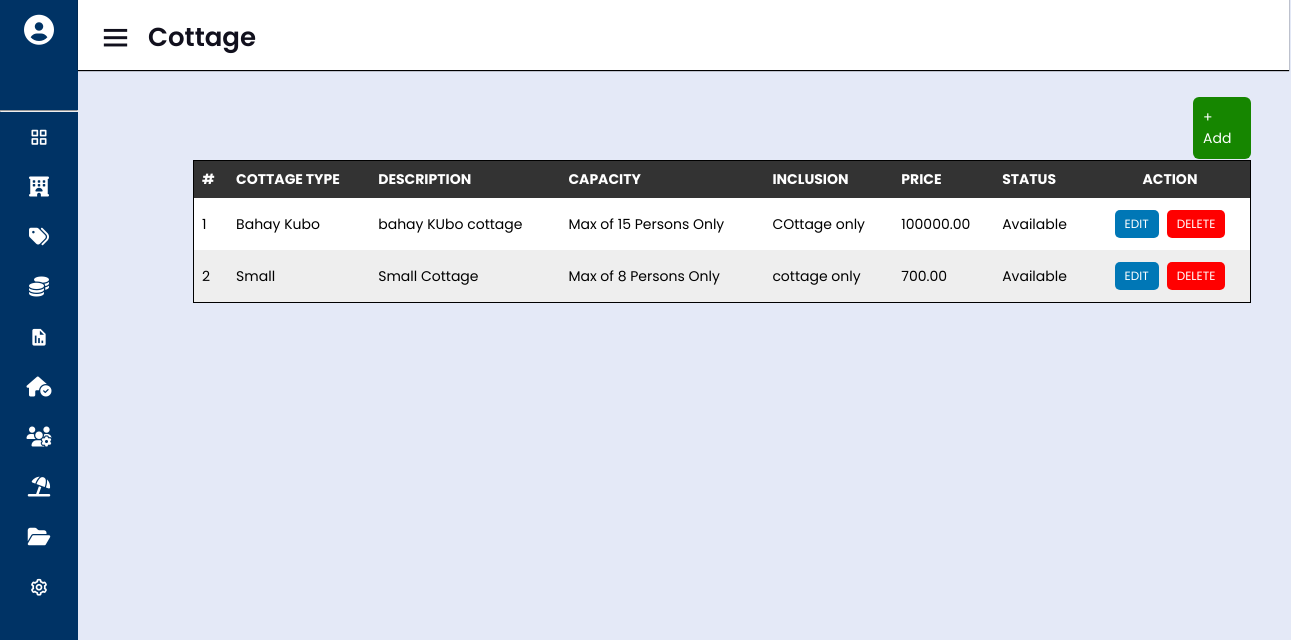
/accommodations/cottages.php (signed in), run on the app's committed database.
### tables this page shows
CREATE TABLE `cottage` (
  `id` int(11) NOT NULL,
  `cottype` varchar(50) NOT NULL,
  `description` varchar(100) NOT NULL,
  `capacity` varchar(50) NOT NULL,
  `inclusion` varchar(50) NOT NULL,
  `price` decimal(10,2) NOT NULL,
  `status` varchar(20) NOT NULL
);

### classes/cottages.class.php (called while the page is built, shortened)
<?php
require_once 'database.php';
Class Cottage{
    protected $db;
    function __construct()
    {
        $this->db = new Database();
    }
    function show(){
        $sql = "SELECT * FROM cottage ORDER BY cottype ASC;";
        $query=$this->db->connect()->prepare($sql);
        if($query->execute()){
            $data = $query->fetchAll();
        }
        return $data;
    }
}
?>

### classes/database.php (called while the page is built)
<?php
class Database{
    private $host = 'localhost';
    private $username = 'root';
    private $password = '';
    private $database = 'db_admin';
    protected $connection;
    function connect(){
        try
			{
				$this->connection = new PDO("mysql:host=$this->host;dbname=$this->database",
											$this->username, $this->password);
			}
			catch (PDOException $e)
			{
				echo "Connection error " . $e->getMessage();
			}
        return $this->connection;
    }
}
?>

### accommodations/cottages.php (the view, shortened to what this page needs)
<?php
    require_once '../inclusion/header.php';
    require_once '../inclusion/sidebar.php';
?>
<!DOCTYPE html>
<html lang="en">
<head>
    <link rel="stylesheet" href="../css/table.css">
    <link rel="stylesheet" href="https://cdn.jsdelivr.net/npm/boxicons@latest/css/boxicons.min.css">
</head>
<body>
</body>
</html>
<div class="home-section">
<div class="home-content"><nav>
            <div class="side-bar-button"><i class='bx bx-menu' ></i>
            <span class="text">Cottage</span> </div>
        </nav>
        <div class="table-container">
            <div class="table-heading">
                <a id="addform" href="addcottages.php" class="button">+ Add </a>
            </div>
            <table class="table">
                <thead>
                    <tr>
                        <th>#</th>
                        <th>Cottage Type</th>
                        <th>Description</th>
                        <th>Capacity</th>
                        <th>Inclusion</th>
                        <th>Price</th>
                        <th>Status</th>
                        <?php
                            if($_SESSION['user_type'] == 'admin'){
                        ?>
                            <th class="action">Action</th>
                        <?php
                            }
                        ?>
                    </tr>
                </thead>
                <tbody>
                    <?php
                        require_once '../classes/cottages.class.php';
                        $cottage = new Cottage();
                        $i = 1;
                        foreach ($cottage->show() as $value){
                    ?>
                        <tr>
                            <td><?php echo $i ?></td>
                            <td><?php echo $value['cottype']?></td>
                            <td><?php echo $value['description'] ?></td>
                            <td><?php echo $value['capacity'] ?></td>
                            <td><?php echo $value['inclusion'] ?></td>
                            <td><?php echo $value['price'] ?></td>
                            <td><?php echo $value['status'] ?></td>
                            <?php
                                if($_SESSION['user_type'] == 'admin'){
                            ?>
                                <td>
                                    <div class="action">
                                        <a class="action-edit" href="editcottages.php?id=<?php echo $value['id'] ?>">Edit</a>
                                        <a class="action-delete" href="deletecottages.php?id=<?php echo $value['id'] ?>">Delete</a>
                                    </div>
                                </td>
                            <?php
                                }
                            ?>
                        </tr>
                    <?php
                        $i++;
                    }
                    ?>
                </tbody>
            </table>
        </div>
    </div>
</body>
</html>

### inclusion/header.php (shortened to what this page needs)
<!DOCTYPE html>
<html lang="en" dir="ltr">
<head>
    <link rel="stylesheet" href="https://cdn.jsdelivr.net/npm/boxicons@latest/css/boxicons.min.css">
    <link rel="stylesheet" href="../css/sidebar.css">
</head>

### inclusion/sidebar.php (shortened to what this page needs)
  <div class="sidebar close">
    <div class="logo-details">
      <i class="fa-solid fa-circle-user"></i>
    </div>
    <ul class="nav-links">
    <hr>
      <li>
        <a href="../dashboard/dashboard.php" >
          <i class='bx bx-grid-alt' ></i>
        </a>
      </li>
      <li>
       <div class="iocn-link">
          <a href="#">
          <i class="fa-solid fa-hotel"></i>
          </a>
        </div>
      </li>
      <li>
        <div class="iocn-link">
          <a href="#">
          <i class="fa-solid fa-tags"></i>
          </a>
        </div>
      </li>
      <li>
        <a href="../payments/payments.php">
        <i class="fa-solid fa-coins"></i>
        </a>
      </li>
      <li>
        <a href="../sales-report/sales-report.php">
        <i class='bx bxs-report'></i>
        </a>
      </li>
      <li>
        <a href="../reservation/reservation.php">
        <i class="fa-solid fa-house-circle-check"></i>
        </a>
      </li>
      <li>
        <div class="iocn-link">
          <a href="#">
          <i class="fa-solid fa-users-gear"></i>
          </a>
        </div>
      </li>
      <li>
        <a href="../other-amenities/other-amenities.php">
        <i class="fa-solid fa-umbrella-beach"></i>
        </a>
      </li>
      <li>
        <a href="../archives/archives.php">
        <i class="fa-solid fa-folder-open"></i>
        </a>
      </li>
      <li>
        <a href="../settings/settings.php">
          <i class='bx bx-cog' ></i>
        </a>
      </li>
</ul>
  </div>

### css/sidebar.css (style rules this page uses)
* { margin: 0; padding: 0; box-sizing: border-box; font-family: 'Poppins', sans-serif; }
.sidebar { position: fixed; top: 0; left: 0; height: 100%; width: 280px; background: #003365; z-index: 100; transition: all 0.5s ease; }
.sidebar.close { width: 78px; }
.sidebar .logo-details { height: 60px; width: 100%; display: flex; align-items: center; }
.sidebar .logo-details i { font-size: 30px; color: #fff; height: 50px; min-width: 78px; text-align: center; line-height: 50px; }
.sidebar .nav-links { height: 100%; padding: 50px 0 150px 0; overflow: auto; }
.sidebar.close .nav-links { overflow: visible; }
.sidebar .nav-links li { position: relative; list-style: none; transition: all 0.4s ease; }
.sidebar .nav-links li .iocn-link { display: flex; align-items: center; justify-content: space-between; }
.sidebar.close .nav-links li .iocn-link { display: block; }
.sidebar .nav-links li i { height: 50px; min-width: 78px; text-align: center; line-height: 50px; color: #fff; font-size: 20px; cursor: pointer; transition: all 0.3s ease; }
.sidebar .nav-links li a { display: flex; align-items: center; text-decoration: none; }
.home-section { position: relative; background: #E4E9F7; height: 100vh; left: 280px; width: calc(100% - 260px); transition: all 0.5s ease; }
.sidebar.close ~ .home-section { left: 78px; width: calc(100% - 78px); }
.home-section .home-content { height: 60px; display: flex; align-items: center; }
.home-section .home-content .bx-menu, .home-section .home-content .text { color: #11101d; font-size: 35px; }
.home-section .home-content .bx-menu { margin: 0 15px; cursor: pointer; margin-left: 20px; }
.home-section .home-content .text { font-size: 26px; font-weight: 600; }
nav { display: flex; justify-content: space-between; height: 80px; background-color: #fff; align-items: center; position: fixed; width: calc(100% - 80px); z-index: 999; box-shadow: 0 1px 1px; }
.side-bar-button { margin-top: 15px; }

### css/table.css (style rules this page uses)
* { font-family:'Poppins', sans-serif; margin: 0; padding: 0; box-sizing: border-box; font-size: 14px; }
body { width: 100%; height: 100%; background-color: #f5f5f5; }
.home-section { position: relative; width: calc(100% - 250px); }
.home-section nav .side-bar-button { display: flex; align-items: center; font-size: 24px; font-weight: 500; cursor: pointer; }
nav .side-bar-button i { font-size: 35px; margin-right: 10px; }
.button { width: 100%; padding: 10px; margin: 8px 0; border-radius: 6px; box-sizing: border-box; border: 0; text-decoration: none; background: rgb(22, 134, 0); color: white; cursor: pointer; margin-left: 1000px; }
a.action-edit { background-color: #0077b6; }
a.action-delete { background-color: red; }
.table-container .button { width: fit-content; }
.table-container .table-heading { display: flex; justify-content: space-between; height: 25px; align-items: center; margin-bottom: 20px; }
.table-container { position: absolute; top: 75px; padding: 40px; left: 75px; }
.table { border-collapse: collapse; border: 1px solid black; text-align: left; vertical-align: middle; width: 100%; overflow: auto; }
th, td { padding: 8px; font-size: 14px; }
thead { background-color: #333; color: white; font-size: .9rem; text-transform: uppercase; letter-spacing: 2%; }
thead th { width: auto; height: fit-content; }
tbody tr:nth-child(odd) { background-color: #fff; }
tbody tr:nth-child(even) { background-color: #eee; }
tr .action, th .action { text-align: center; }
tr div.action { display: flex; justify-content: center; }
td a { padding: 5px 10px; font-size: 12px; border-radius: 5px; margin: 4px; text-decoration: none; text-transform: uppercase; color: white; }

### data on the page
cottage: cottype "Bahay Kubo", description "bahay KUbo cottage", capacity "Max of 15 Persons Only", inclusion "COttage only", price "100000.00", status "Available"
cottage: cottype "Small", description "Small Cottage", capacity "Max of 8 Persons Only", inclusion "cottage only", price "700.00", status "Available"
